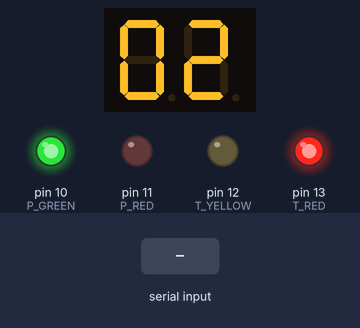
The sketch below on a simulated Arduino Uno, built with avr-gcc and run on an emulated ATmega328P. Shown: 2-digit seven-segment display, output pins drawn as LEDs (lit = HIGH). Wiring (inferred from the names in the program): 2-digit 7-segment display, segments lit when LOW: segments pin 7, pin 6, A5, A4, A3, pin 8, pin 9, pin 3, pin 2, A2, A1, A0, pin 4, pin 5. The inputs (shaded band) are chosen by the test bench. The segment pins are drawn as the display they are named for; pins used as bus, display or sensor lines are not drawn; what the sketch prints to the serial monitor is not drawn.

Above: at 5.2 s.
5.3 s: byte 170 (0xAA) received over Serial
At 8.2 s:
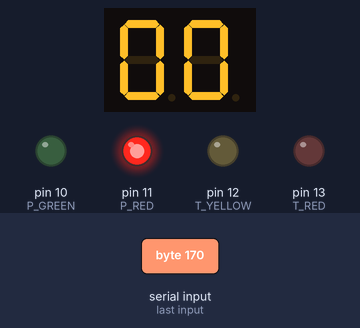
8.3 s: "0" received over Serial
At 13.9 s:
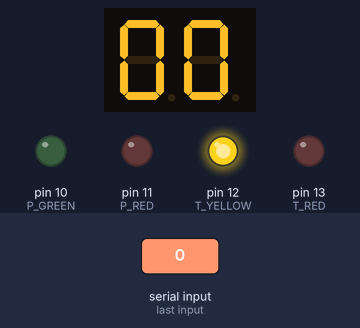
Timing chart, 0 to 15.8 s (numbered marks = the images above; inputs shaded):
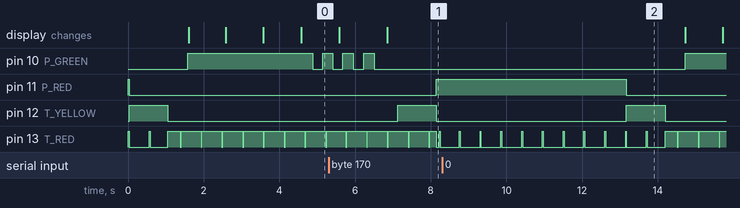

The sketch:

arduino_traffic_light.ino
```cpp
#include "sevseg.h"
int state = 0;
#define PEDESTRIAN_RED_DURATION 5000
#define PEDESTRIAN_NORMAL_GREEN_DURATION 3000
#define PEDESTRIAN_BLINK_GREEN_DURATION 2000
#define PEDESTRIAN_TOTAL_GREEN_DURATI,ON (PEDESTRIAN_NORMAL_GREEN_DURATION + PEDESTRIAN_BLINK_GREEN_DURATION)
#define NFC_ELONGATE_GREEN_DURATION 2000
#define TRAFFIC_GREEN_MIN_TIME 0    //haven't implement

//0: R|G, 1: R|Y, 2:R|R, 3: G|R, 4: GB|R, 5: R|R, 6: R|RY
uint32_t duration[] = {
  PEDESTRIAN_RED_DURATION,          //0: pedestrian red and traffic green
  1000,                             //1: traffic to yellow
  500,                              //2: both red
  PEDESTRIAN_NORMAL_GREEN_DURATION, //3: pedestrian normal green
  PEDESTRIAN_BLINK_GREEN_DURATION,  //4: pedestrian blink green
  500,                              //5: both red
  1000                              //6: traffic yellow and red
};
uint32_t next_state_time = 0;

bool tapped_card = false;

//for blinking
bool green_flag = 0;
uint32_t green_next_blink = 0;

#define P_RED 11
#define P_GREEN 10
#define T_RED 13
#define T_YELLOW 12
#define T_GREEN 11


bool pkg_start = false;
int curr_len = 0;
int total_len = 0;
byte buf[100];
bool blinking = false;
bool flag = false;
uint32_t next_blink = 0;
bool init_auto_detect = false;

SevSeg *ps0 = NULL;
SevSeg *ps1 = NULL;

void setup() {
  // put your setup code here, to run once:
  pinMode(0, INPUT);
  pinMode(1, OUTPUT);
  pinMode(LED_BUILTIN, OUTPUT);
  pinMode(P_RED, OUTPUT);
  pinMode(P_GREEN, OUTPUT);
  pinMode(T_RED, OUTPUT);
  pinMode(T_YELLOW, OUTPUT);
  pinMode(T_GREEN, OUTPUT);
  Serial.begin(9600);
  byte pins0[8] = {3,2,A2,A1,A0,4,5};
  ps0 = new SevSeg(pins0);
  byte pins1[8] = {7,6,A5,A4,A3,8,9};
  ps1 = new SevSeg(pins1);
}

void SendRead(byte addr) {
  Serial.write(0xAA);
  Serial.write(0x02);
  Serial.write(0x04);
  Serial.write(addr);
}

void SendAutoDetect() {
  Serial.write(0xAA);
  Serial.write(0x04);
  Serial.write(0x95);
  Serial.write(0xFF);
  Serial.write(0x14);
  Serial.write(0x02);
}

void HandleSerial() {
  while (Serial.available()) {
    byte ch = Serial.read();
    //    blinking = true;
    char xd[20];
    sprintf(xd, "0x%x", ch);
    Serial.print(xd);
    if (!pkg_start && ch == 0xAA) {
      pkg_start = true;
      total_len = 0;
    } else if (pkg_start && total_len == 0) {
      total_len = ch;
      curr_len = 0;
      if (curr_len >= 100) { //wrong package length
        pkg_start = false;
      }
    } else if (pkg_start && curr_len < total_len ) {
      buf[curr_len++] = ch;
      if (curr_len == total_len) {
        package(buf, curr_len);
        pkg_start = false;
        total_len = 0;
        curr_len = 0;
      }
    } else {
      pkg_start = false;
      total_len = 0;
      curr_len = 0;
      Serial.print("destroy\n");
    }
  }
}

void SetLight(bool pr, bool pg, bool tr, bool ty, bool tg) {
  digitalWrite(P_RED, pr);
  digitalWrite(P_GREEN, pg);
  digitalWrite(T_RED, tr);
  digitalWrite(T_YELLOW, ty);
  digitalWrite(T_GREEN, tg);
}

void SetState(int state_img) {
  state = state_img;
  next_state_time = millis() + duration[state];
  if(state==3 && tapped_card){
    next_state_time += NFC_ELONGATE_GREEN_DURATION;
    tapped_card = false;
  }
}

void package(byte buf[], int len) {
  //  Serial.println("hi");
  blinking = true;
  if (buf[0] == 0x04 || len > 6) {
    //    Serial.println("xxxxxxxxxxxxxxxxxx");
  }
  if (init_auto_detect && state == 0) {
    tapped_card = true;
//    SetState(1);
  }
  init_auto_detect = true;
}

void TrafficLight() {
  switch (state) {
    //0: pedestrian red and traffic green
    case 0:
      SetLight(1, 0, 0, 0, 1);
      break;

    //1: traffic to yellow
    case 1:
      SetLight(1, 0, 0, 1, 0);
      break;

    //2: both red
    case 2:
      SetLight(1, 0, 1, 0, 0);
      break;

    //3: pedestrian normal green
    case 3:
      SetLight(0, 1, 1, 0, 0);
      ShowNum((next_state_time - millis() + duration[4] + 999)/1000);
      break;

    //4: pedestrian blink green
    case 4:
      if (millis() > green_next_blink) {
        green_flag = !green_flag;
        green_next_blink = millis() + 250;
      }
      SetLight(0, green_flag, 1, 0, 0);
      ShowNum((next_state_time - millis() + 999)/1000);
      break;

    //5: both red
    case 5:
      ShowNum(0);
      SetLight(1, 0, 1, 0, 0);
      break;

    //6: traffic yellow and red
    case 6:
      SetLight(1, 0, 1, 1, 0);
      break;

    default:
      SetLight(0, 0, 0, 0, 0);
  }

  if (millis() > next_state_time) {
    SetState((state + 1) % 7);
  }
}

void ShowNum(uint8_t num){
  ps0->ShowDigit(num%10);
  ps1->ShowDigit(num/10%10);
}

void loop() {
  HandleSerial();
  if (millis() > next_blink) {
    digitalWrite(LED_BUILTIN, flag = !flag);
    next_blink = millis() + 250;
    int num = millis()/1000%10;
    char xd[10];
    sprintf(xd,"show %d",num);
//    Serial.println(num);
//    ps0->ShowDigit(num);
//    ps1->ShowDigit(num);
  }
  if (!init_auto_detect) {
    SendAutoDetect();
    Serial.println("send auto detect");
  }
  TrafficLight();
}
```

sevseg.h
```cpp
class SevSeg{
public:
  SevSeg(byte pins[]){
    memcpy(this->pins,pins,sizeof(pins)*8);
    for(int i=0; i<8; i++){
      pinMode(pins[i], OUTPUT);
      digitalWrite(pins[i],1);
    }
  }
  void SetPin(byte id, bool flag = 0){
    digitalWrite(pins[id],flag);
  }
  void ShowDigit(uint8_t digit){
//    uint8_t mask = disp[digit];
    uint8_t mask = 0;
    switch(digit){
      case 0: mask = 0b11111100; break;
      case 1: mask = 0b01100000; break;
      case 2: mask = 0b11011010; break;
      case 3: mask = 0b11110010; break;
      case 4: mask = 0b01100110; break;
      case 5: mask = 0b10110110; break;
      case 6: mask = 0b10111110; break;
      case 7: mask = 0b11100000; break;
      case 8: mask = 0b11111110; break;
      case 9: mask = 0b11110110; break;
      default: mask = 0b00000000;
    }
    for(int i = 7; i>=0; i--){
      if(mask&1){
        digitalWrite(pins[i],LOW);
      }else{
        digitalWrite(pins[i],HIGH);
      }
      mask>>=1;
    }
  }
private:
  byte pins[8];
  const uint8_t disp[10] = {
    0b11111100,//0
    0b01100000,//1
    0b11011010,//2
    0b11110010,//3
    0b01100110,//4
    0b10110110,//5
    0b10111110,//6
    0b11100000,//7
    0b11111110,//8
    0b11110110 //9
  };
};
```
